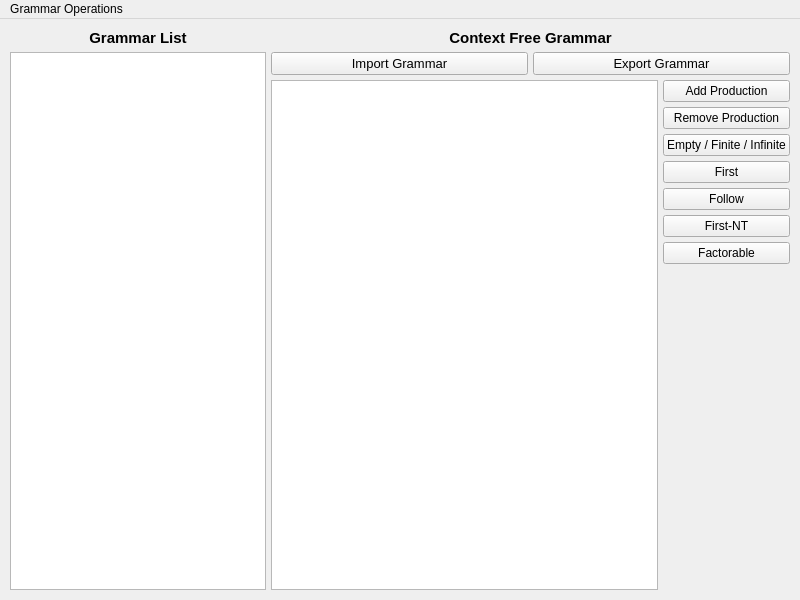
<?xml version="1.0" encoding="UTF-8"?>
<ui version="4.0">
 <class>MainWindow</class>
 <widget class="QMainWindow" name="MainWindow">
  <property name="geometry">
   <rect>
    <x>0</x>
    <y>0</y>
    <width>800</width>
    <height>600</height>
   </rect>
  </property>
  <property name="windowTitle">
   <string>MainWindow</string>
  </property>
  <widget class="QWidget" name="centralwidget">
   <layout class="QHBoxLayout" name="horizontalLayout_2">
    <property name="spacing">
     <number>5</number>
    </property>
    <property name="leftMargin">
     <number>10</number>
    </property>
    <property name="topMargin">
     <number>10</number>
    </property>
    <property name="rightMargin">
     <number>10</number>
    </property>
    <property name="bottomMargin">
     <number>10</number>
    </property>
    <item>
     <layout class="QVBoxLayout" name="verticalGrammarList">
      <property name="sizeConstraint">
       <enum>QLayout::SetDefaultConstraint</enum>
      </property>
      <item>
       <widget class="QLabel" name="grammarListLabel">
        <property name="font">
         <font>
          <pointsize>11</pointsize>
          <weight>75</weight>
          <bold>true</bold>
         </font>
        </property>
        <property name="text">
         <string>Grammar List</string>
        </property>
        <property name="alignment">
         <set>Qt::AlignCenter</set>
        </property>
       </widget>
      </item>
      <item>
       <widget class="QListWidget" name="grammarList">
        <property name="sizePolicy">
         <sizepolicy hsizetype="Minimum" vsizetype="Expanding">
          <horstretch>0</horstretch>
          <verstretch>0</verstretch>
         </sizepolicy>
        </property>
       </widget>
      </item>
     </layout>
    </item>
    <item>
     <layout class="QVBoxLayout" name="verticalLayoutMain" stretch="0">
      <property name="spacing">
       <number>5</number>
      </property>
      <property name="sizeConstraint">
       <enum>QLayout::SetDefaultConstraint</enum>
      </property>
      <property name="leftMargin">
       <number>0</number>
      </property>
      <property name="topMargin">
       <number>0</number>
      </property>
      <property name="rightMargin">
       <number>0</number>
      </property>
      <property name="bottomMargin">
       <number>0</number>
      </property>
      <item>
       <layout class="QVBoxLayout" name="verticalGlc1">
        <item>
         <widget class="QLabel" name="grammarLabel">
          <property name="font">
           <font>
            <pointsize>11</pointsize>
            <weight>75</weight>
            <bold>true</bold>
           </font>
          </property>
          <property name="text">
           <string>Context Free Grammar</string>
          </property>
          <property name="alignment">
           <set>Qt::AlignCenter</set>
          </property>
         </widget>
        </item>
        <item>
         <layout class="QHBoxLayout" name="horizontalGlc1">
          <item>
           <widget class="QPushButton" name="importGrammarButton">
            <property name="font">
             <font>
              <pointsize>10</pointsize>
             </font>
            </property>
            <property name="text">
             <string>Import Grammar</string>
            </property>
           </widget>
          </item>
          <item>
           <widget class="QPushButton" name="exportGrammarButton">
            <property name="font">
             <font>
              <pointsize>10</pointsize>
             </font>
            </property>
            <property name="text">
             <string>Export Grammar</string>
            </property>
           </widget>
          </item>
         </layout>
        </item>
        <item>
         <layout class="QHBoxLayout" name="horizontalGlc2">
          <item>
           <widget class="QListWidget" name="productionList"/>
          </item>
          <item>
           <layout class="QVBoxLayout" name="verticalGlc2">
            <item>
             <widget class="QPushButton" name="addProdButton">
              <property name="text">
               <string>Add Production</string>
              </property>
             </widget>
            </item>
            <item>
             <widget class="QPushButton" name="removeProdButton">
              <property name="text">
               <string>Remove Production</string>
              </property>
             </widget>
            </item>
            <item>
             <widget class="QPushButton" name="checkEmptyButton">
              <property name="text">
               <string>Empty / Finite / Infinite</string>
              </property>
             </widget>
            </item>
            <item>
             <widget class="QPushButton" name="firstButton">
              <property name="text">
               <string>First</string>
              </property>
             </widget>
            </item>
            <item>
             <widget class="QPushButton" name="followButton">
              <property name="text">
               <string>Follow</string>
              </property>
             </widget>
            </item>
            <item>
             <widget class="QPushButton" name="firstNTButton">
              <property name="text">
               <string>First-NT</string>
              </property>
             </widget>
            </item>
            <item>
             <widget class="QPushButton" name="factorableButton">
              <property name="text">
               <string>Factorable</string>
              </property>
             </widget>
            </item>
            <item>
             <spacer name="verticalSpacer">
              <property name="orientation">
               <enum>Qt::Vertical</enum>
              </property>
              <property name="sizeHint" stdset="0">
               <size>
                <width>20</width>
                <height>40</height>
               </size>
              </property>
             </spacer>
            </item>
           </layout>
          </item>
         </layout>
        </item>
       </layout>
      </item>
     </layout>
    </item>
   </layout>
  </widget>
  <widget class="QMenuBar" name="menuBar">
   <property name="geometry">
    <rect>
     <x>0</x>
     <y>0</y>
     <width>800</width>
     <height>22</height>
    </rect>
   </property>
   <widget class="QMenu" name="menuGrammar_Operations">
    <property name="title">
     <string>Grammar Operations</string>
    </property>
    <addaction name="actionRemove_Unproductive"/>
    <addaction name="actionRemove_Unreachable"/>
    <addaction name="actionTransform_into_Epsilon_free"/>
    <addaction name="actionRemove_Simple_Productions"/>
    <addaction name="actionTransform_into_Proper_Grammar"/>
    <addaction name="actionRemove_Left_Recursion"/>
   </widget>
   <addaction name="menuGrammar_Operations"/>
  </widget>
  <action name="actionRemove_Unproductive">
   <property name="text">
    <string>Remove Unproductive</string>
   </property>
  </action>
  <action name="actionRemove_Unreachable">
   <property name="text">
    <string>Remove Unreachable</string>
   </property>
  </action>
  <action name="actionTransform_into_Epsilon_free">
   <property name="text">
    <string>Transform into Epsilon-free</string>
   </property>
  </action>
  <action name="actionRemove_Simple_Productions">
   <property name="text">
    <string>Remove Simple Productions</string>
   </property>
  </action>
  <action name="actionTransform_into_Proper_Grammar">
   <property name="text">
    <string>Transform into Proper Grammar</string>
   </property>
  </action>
  <action name="actionRemove_Left_Recursion">
   <property name="text">
    <string>Remove Left Recursion</string>
   </property>
  </action>
 </widget>
 <resources/>
 <connections/>
</ui>
